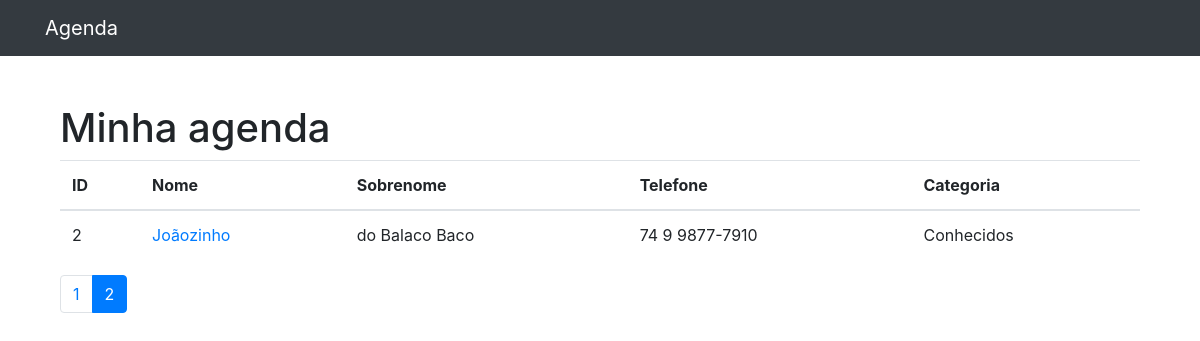
Before: /?p=3 with the older database file.
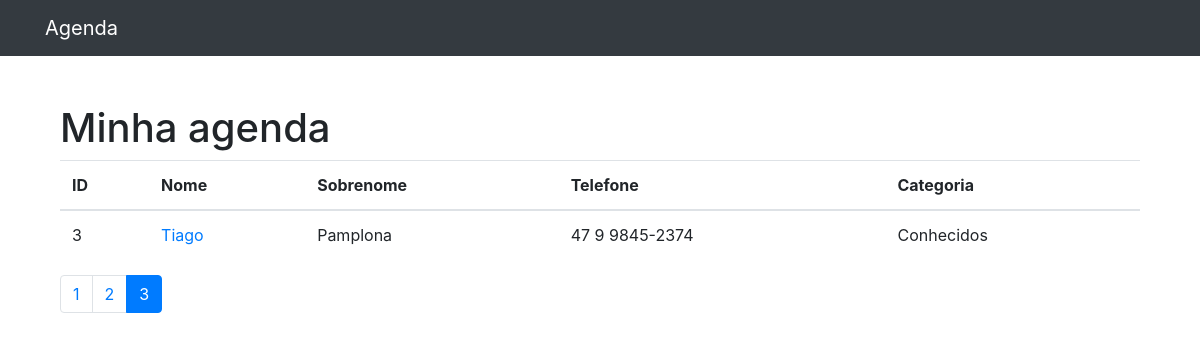
After: the same page with the newer database file.
### contatos/models.py (models this page shows, shortened)
class Contato(models.Model): # Escrever models.Model é herança pois Model está herdando da classe models
    nome = models.CharField(max_length=255)
    sobrenome = models.CharField(max_length=255, blank=True)
    telefone = models.CharField(max_length=255)
    email = models.CharField(max_length=255, blank=True)
    data_criacao = models.DateTimeField(default=timezone.now)
    decricao = models.TextField(blank=True)
    categoria = models.ForeignKey(Categoria, on_delete=models.DO_NOTHING)
    mostrar = models.BooleanField(default = True)

class Categoria(models.Model):
    nome = models.CharField(max_length=255)
    def __str__(self):
        return self.nome

### contatos/views.py (the view)
# urls.py: path('', views.index, name='index'),
def index(request):
    contatos = Contato.objects.order_by('nome').filter(
        mostrar=True # Se quiser mostrar os contatos ocultos mudo para False
    )
    paginator = Paginator(contatos, 1)
    page = request.GET.get('p')
    contatos = paginator.get_page(page)
    return render(request, 'contatos/index.html', {
        'contatos': contatos
    })

### contatos/templates/contatos/index.html
{% extends 'base.html' %}
{% block conteudo %}
<div class="col-lg-12">
    <h1 class="mt-5">Minha agenda</h1>
    <table class="table">
      <thead>
        <tr>
          <th>ID</th>
          <th>Nome</th>
          <th>Sobrenome</th>
          <th>Telefone</th>
          <th>Categoria</th>
        </tr>
      </thead>
      <tbody>
        {% for contato in contatos %}
        <tr>
          <td>{{ contato.id }}</td>
          <td>
            <a href="{% url 'olhar_contato' contato.id %}"> {{ contato.nome }}</a>
          </td>
          <td>{{ contato.sobrenome }}</td>
          <td>{{ contato.telefone }}</td>
          <td>{{ contato.categoria }}</td>
        </tr>
        {% endfor %}
      </tbody>
    </table>
    <nav aria-label="...">
      <ul class="pagination">
        {% for pagina in contatos.paginator.page_range %}
        {% if contatos.number == pagina %}
        <li class="page-item active" >
          <a class="page-link" href="?p={{ pagina }}">{{pagina}}</a>
        </li>
        {% else %}
        <li class="page-item">
          <a class="page-link" href="?p={{ pagina }}">{{pagina}}</a>
        </li>
        {% endif %}
        {% endfor %}
      </ul>
    </nav>
{%endblock%}

### templates/base.html (shortened to what this page needs)
{% load static %}
<!DOCTYPE html>
<html lang="pt">
<head>
    {% include 'parciais/_head.html' %}
</head>
<body>
    {% include 'parciais/_nav.html' %}
  <div class="container">
    <div class="row">
      <div class="col-lg-12">
        {% block conteudo %} {%endblock%}
      </div>
    </div>
  </div>
</body>
</html>

### templates/parciais/_head.html (shortened to what this page needs)
{% load static %}
<link href="{% static 'vendor/bootstrap/css/bootstrap.min.css'%}" rel="stylesheet">

### templates/parciais/_nav.html (shortened to what this page needs)
  <nav class="navbar navbar-expand-lg navbar-dark bg-dark static-top">
    <div class="container">
      <a class="navbar-brand" href="{% url 'index' %}">Agenda</a>
    </div>
  </nav>

Changed rows visible on the page:
no longer on this page (row unchanged): Contato: id "2", nome "Joãozinho", sobrenome "do Balaco Baco", telefone "74 9 9877-7910", categoria "Conhecidos"
added Contato: id "3", nome "Tiago", sobrenome "Pamplona", telefone "47 9 9845-2374", categoria "Conhecidos"
Other visible differences:
list line gone: "2"
new list line: "2"
new list line: "3"
